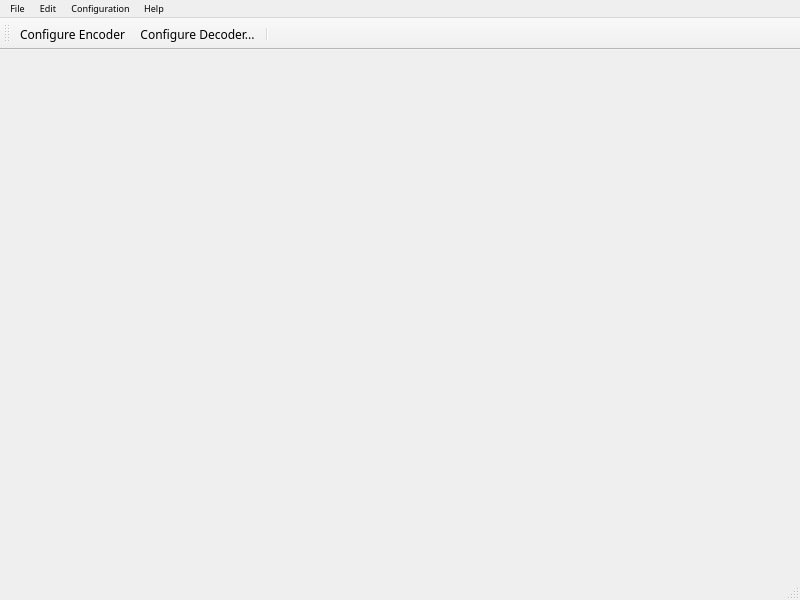
<?xml version="1.0" encoding="UTF-8"?>
<ui version="4.0">
 <class>MainWindow</class>
 <widget class="QMainWindow" name="MainWindow">
  <property name="geometry">
   <rect>
    <x>0</x>
    <y>0</y>
    <width>800</width>
    <height>600</height>
   </rect>
  </property>
  <property name="font">
   <font>
    <family>Bahnschrift</family>
    <pointsize>9</pointsize>
   </font>
  </property>
  <property name="windowTitle">
   <string>MainWindow</string>
  </property>
  <widget class="QWidget" name="centralwidget">
   <layout class="QVBoxLayout" name="verticalLayout">
    <item>
     <layout class="QHBoxLayout" name="hbox">
      <property name="spacing">
       <number>7</number>
      </property>
     </layout>
    </item>
   </layout>
  </widget>
  <widget class="QMenuBar" name="menubar">
   <property name="geometry">
    <rect>
     <x>0</x>
     <y>0</y>
     <width>800</width>
     <height>17</height>
    </rect>
   </property>
   <property name="maximumSize">
    <size>
     <width>16777215</width>
     <height>16777215</height>
    </size>
   </property>
   <property name="font">
    <font>
     <family>Bahnschrift</family>
     <pointsize>7</pointsize>
    </font>
   </property>
   <property name="defaultUp">
    <bool>false</bool>
   </property>
   <property name="nativeMenuBar">
    <bool>true</bool>
   </property>
   <widget class="QMenu" name="menuFile">
    <property name="title">
     <string>File</string>
    </property>
    <addaction name="actionNew"/>
    <addaction name="actionOpen"/>
    <addaction name="actionSave"/>
    <addaction name="actionQuit"/>
   </widget>
   <widget class="QMenu" name="menuEdit">
    <property name="title">
     <string>Edit</string>
    </property>
    <addaction name="actionCopy"/>
    <addaction name="actionPaste"/>
    <addaction name="actionCut"/>
    <addaction name="actionClean"/>
   </widget>
   <widget class="QMenu" name="menuConfiguration">
    <property name="title">
     <string>Configuration</string>
    </property>
    <addaction name="separator"/>
    <addaction name="actionConfigure_Knowledge_Base"/>
    <addaction name="actionConfigure_Model"/>
   </widget>
   <widget class="QMenu" name="menuHelp">
    <property name="title">
     <string>Help</string>
    </property>
    <addaction name="actionAbout_Axioma"/>
    <addaction name="actionSystem_Information"/>
    <addaction name="actionContact"/>
    <addaction name="actionFAQ"/>
   </widget>
   <addaction name="menuFile"/>
   <addaction name="menuEdit"/>
   <addaction name="menuConfiguration"/>
   <addaction name="menuHelp"/>
  </widget>
  <widget class="QStatusBar" name="statusbar"/>
  <widget class="QToolBar" name="toolBar">
   <property name="font">
    <font>
     <family>Bahnschrift</family>
     <pointsize>9</pointsize>
    </font>
   </property>
   <property name="windowTitle">
    <string>toolBar</string>
   </property>
   <attribute name="toolBarArea">
    <enum>TopToolBarArea</enum>
   </attribute>
   <attribute name="toolBarBreak">
    <bool>false</bool>
   </attribute>
   <addaction name="actionConfigure_Knowledge_Base"/>
   <addaction name="actionConfigure_Model"/>
   <addaction name="separator"/>
  </widget>
  <action name="actionConnect_to_API">
   <property name="text">
    <string>Connect to API...</string>
   </property>
  </action>
  <action name="actionNew">
   <property name="text">
    <string>New</string>
   </property>
  </action>
  <action name="actionOpen">
   <property name="text">
    <string>Open</string>
   </property>
  </action>
  <action name="actionSave">
   <property name="checkable">
    <bool>false</bool>
   </property>
   <property name="text">
    <string>Save</string>
   </property>
  </action>
  <action name="actionQuit">
   <property name="text">
    <string>Quit</string>
   </property>
  </action>
  <action name="actionConnect_to_custom_API">
   <property name="text">
    <string>Connect to custom API...</string>
   </property>
  </action>
  <action name="actionHelp">
   <property name="text">
    <string>User guides</string>
   </property>
  </action>
  <action name="actionFile_a_complaint">
   <property name="text">
    <string>File a complaint...</string>
   </property>
  </action>
  <action name="actionFAQs">
   <property name="text">
    <string>FAQs</string>
   </property>
  </action>
  <action name="actionCopy">
   <property name="text">
    <string>Copy</string>
   </property>
  </action>
  <action name="actionPaste">
   <property name="text">
    <string>Paste</string>
   </property>
  </action>
  <action name="actionCut">
   <property name="text">
    <string>Cut</string>
   </property>
  </action>
  <action name="actionClean">
   <property name="text">
    <string>Clean</string>
   </property>
  </action>
  <action name="actionConfigure_Knowledge_Base">
   <property name="text">
    <string>Configure SBERT</string>
   </property>
   <property name="iconText">
    <string>Configure Encoder</string>
   </property>
   <property name="toolTip">
    <string>Configure SBERT</string>
   </property>
   <property name="shortcutContext">
    <enum>Qt::ShortcutContext::WindowShortcut</enum>
   </property>
  </action>
  <action name="actionConfigure_Model">
   <property name="text">
    <string>Set Decoder</string>
   </property>
   <property name="iconText">
    <string>Configure Decoder...</string>
   </property>
   <property name="toolTip">
    <string>Configure LLM Connection</string>
   </property>
  </action>
  <action name="actionAbout_Axioma">
   <property name="text">
    <string>About Axioma</string>
   </property>
  </action>
  <action name="actionSystem_Information">
   <property name="text">
    <string>System Information</string>
   </property>
  </action>
  <action name="actionContact">
   <property name="text">
    <string>Contact...</string>
   </property>
  </action>
  <action name="actionFAQ">
   <property name="text">
    <string>FAQ</string>
   </property>
  </action>
 </widget>
 <resources/>
 <connections/>
</ui>
